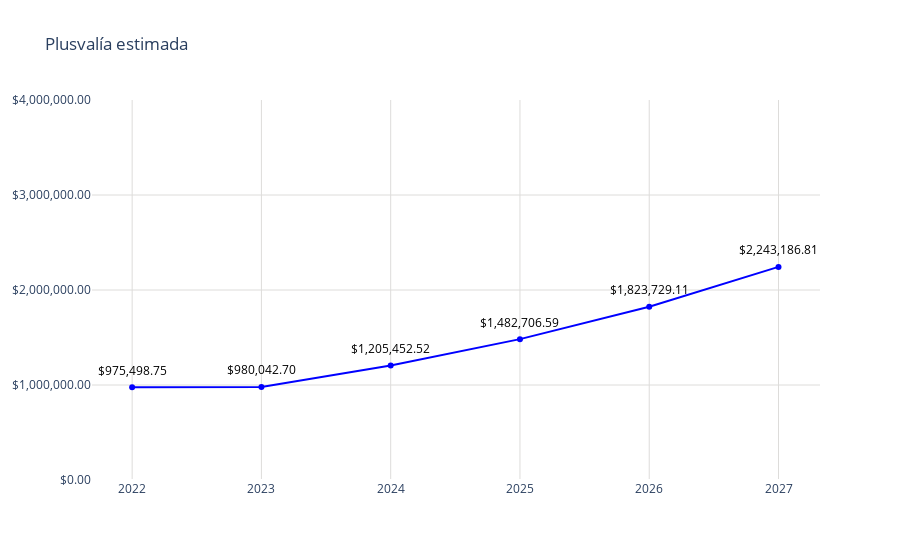

Notebook source saved alongside this figure:
### Code cell
# Datos
año = pachuca_precio_media_anual['año']
promedio = pachuca_precio_media_anual['precio']

fig = go.Figure()
fig.add_trace(go.Scatter(
    x=año,
    y=promedio,
    mode='markers+lines',
    marker=dict(color='blue'),
))
# Agregar anotaciones para mostrar los valores encima de los puntos
for a, p in zip(año, promedio):
    fig.add_annotation(
        x=a,
        y=p,
        text=f"${p:,.2f}",  # Formatear el valor del promedio como moneda
        showarrow=False,
        font=dict(color='black', size=12),
        xshift=0,
        yshift=17,
        textangle=0
    )
# Actualizar diseño
fig.update_layout(
    title='Plusvalía estimada',
    yaxis=dict(
        range=[0, 4000000],  # Establecer el rango del eje y
        tickvals=[0, 1000000,2000000, 3000000,4000000],  # Definir los valores de las marcas en el eje y
        ticktext=['$0.00', '$1,000,000.00','$2,000,000.00','$3,000,000.00','$4,000,000.00'],  # Definir el texto de las marcas en el eje y
        gridcolor='#dddcda',   # Color de las líneas de la cuadrícula
        gridwidth=1  # Ancho de las líneas de la cuadrícula
    ),
    xaxis=dict(
        gridcolor='#dddcda', 
        tickmode='array',
        tickvals=año,
        ticktext=año
    ),
    plot_bgcolor='rgba(0,0,0,0)'
)
# Exportar gráfica como archivo HTML
def guardar_grafico_como_html(fig, nombre_archivo, carpeta='graficas'):
    # Crear la carpeta si no existe
    if not os.path.exists(carpeta):
        os.makedirs(carpeta)
    
    # Gráfica como archivo HTML en la carpeta especificada
    pio.write_html(fig, f'{carpeta}/{nombre_archivo}.html')

guardar_grafico_como_html(fig, 'g_scatt_plusvaliaestimada_base_pachuca', carpeta='graficas')
fig.show()

### Figure 1 — Plotly figure (JSON) as saved in the notebook; plotly's stock layout.template omitted (floating-point values rounded to 4 significant figures)
{"data": [{"marker": {"color": "blue"}, "mode": "markers+lines", "type": "scatter", "x": [2022, 2023, 2024, 2025, 2026, 2027], "y": [975500.0, 980000.0, 1205000.0, 1483000.0, 1824000.0, 2243000.0]}], "layout": {"annotations": [{"font": {"color": "black", "size": 12}, "showarrow": false, "text": "$975,498.75", "textangle": 0, "x": 2022, "xshift": 0, "y": 975500.0, "yshift": 17}, {"font": {"color": "black", "size": 12}, "showarrow": false, "text": "$980,042.70", "textangle": 0, "x": 2023, "xshift": 0, "y": 980000.0, "yshift": 17}, {"font": {"color": "black", "size": 12}, "showarrow": false, "text": "$1,205,452.52", "textangle": 0, "x": 2024, "xshift": 0, "y": 1205000.0, "yshift": 17}, {"font": {"color": "black", "size": 12}, "showarrow": false, "text": "$1,482,706.59", "textangle": 0, "x": 2025, "xshift": 0, "y": 1483000.0, "yshift": 17}, {"font": {"color": "black", "size": 12}, "showarrow": false, "text": "$1,823,729.11", "textangle": 0, "x": 2026, "xshift": 0, "y": 1824000.0, "yshift": 17}, {"font": {"color": "black", "size": 12}, "showarrow": false, "text": "$2,243,186.81", "textangle": 0, "x": 2027, "xshift": 0, "y": 2243000.0, "yshift": 17}], "plot_bgcolor": "rgba(0,0,0,0)", "title": {"text": "Plusvalía estimada"}, "xaxis": {"gridcolor": "#dddcda", "tickmode": "array", "ticktext": [2022, 2023, 2024, 2025, 2026, 2027], "tickvals": [2022, 2023, 2024, 2025, 2026, 2027]}, "yaxis": {"gridcolor": "#dddcda", "gridwidth": 1, "range": [0, 4000000], "ticktext": ["$0.00", "$1,000,000.00", "$2,000,000.00", "$3,000,000.00", "$4,000,000.00"], "tickvals": [0, 1000000, 2000000, 3000000, 4000000]}}}
